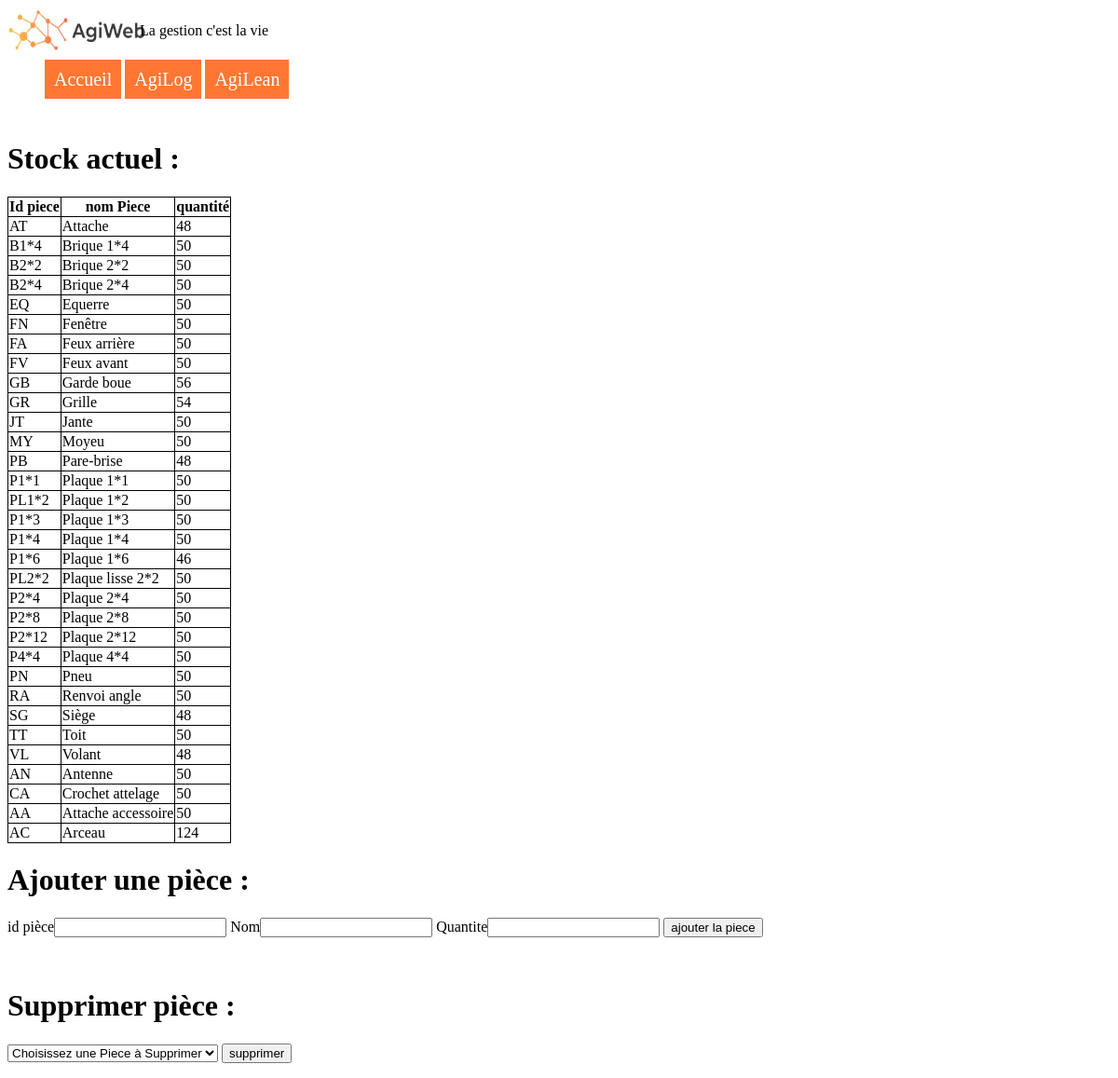
Before: /Agilog/Initialisation/Ajout_piece with the older database file.
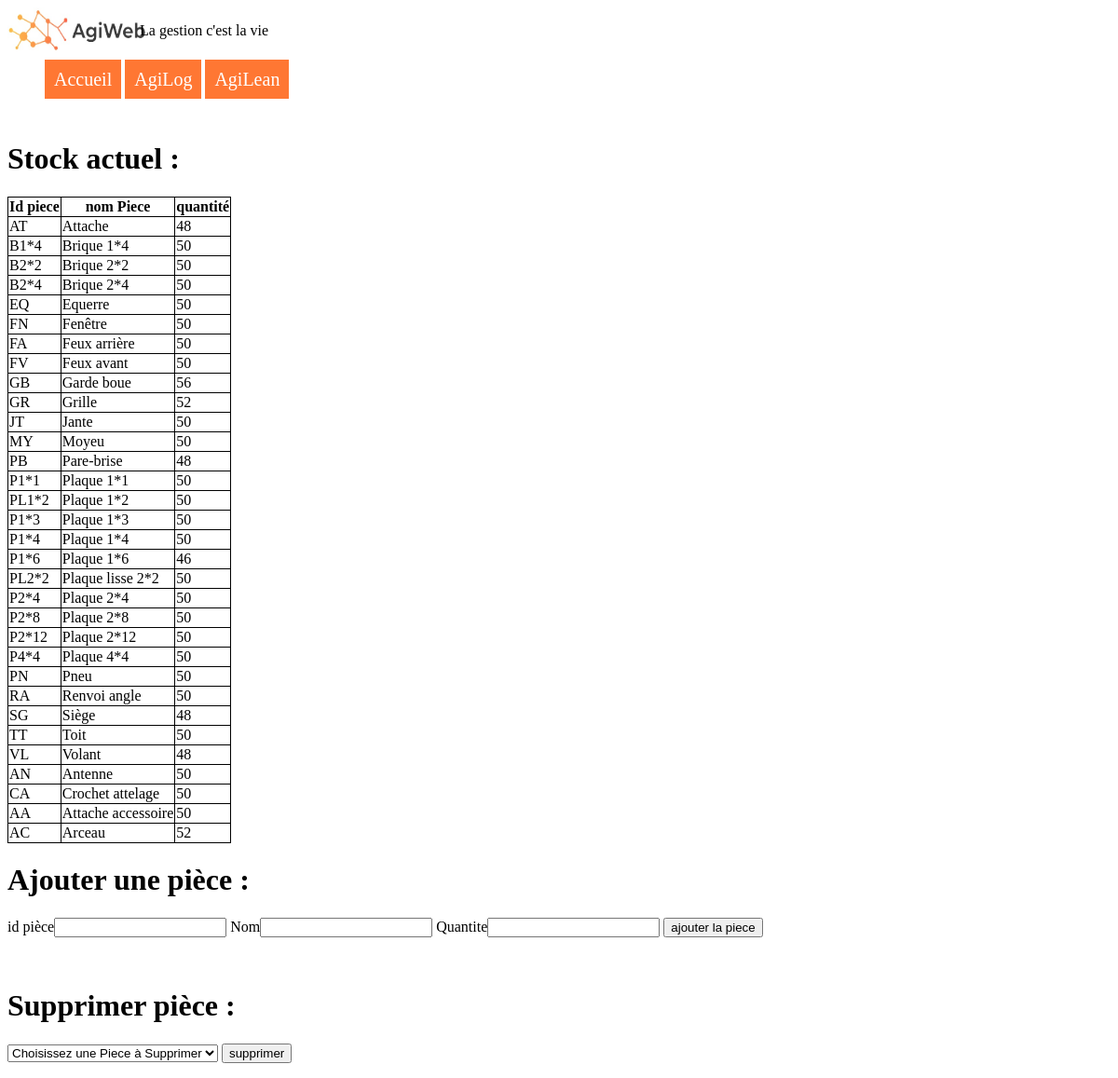
After: the same page with the newer database file.
### tables this page shows
CREATE TABLE "piece" (
	"id"	TEXT NOT NULL,
	"nom"	TEXT NOT NULL,
	"quantite"	INTEGER NOT NULL,
	"seuil_recomp"	INTEGER,
	"stock_secu"	INTEGER,
	"delai_reappro"	INTEGER,
	"a_commander"	INTEGER,
	"fournisseur"	INTEGER,
	PRIMARY KEY("id")
);

### run.py (the view, shortened to what this page needs)
@app.route('/Agilog/Initialisation/Ajout_piece', methods=['GET', 'POST'])#recupere 2 variable nom et prnom et les ajoutent a la base de données (a modifier pour mettre piece et quantite)
def ajout_piece():
    err_quant = ''
    msg=''
    con = lite.connect(cheminbdd) #attention chez toi c'est pas rangé au meme endroit
    con.row_factory = lite.Row
    cur = con.cursor()
    cur.execute("SELECT id, nom, quantite FROM piece")
    liste_id = cur.fetchall()
    if not request.method == 'POST':
        con.close()
        return render_template('ajout_piece.html',liste_id=liste_id, err_quant= "", msg="")
    return render_template('ajout_piece.html', liste_id=liste_id, err_quant= err_quant, msg=msg); # LES PROGRAMMEURS a retoucher / separer  fonctions

### Templates/ajout_piece.html (shortened to what this page needs)
<html lang="en" dir="ltr">
	{% include "head.html" %}
	<body>
	{% include "Navbar.html" %} <br/>
	<h1>Stock actuel :</h1>
	<table>
		<tr>
			<th>Id piece</th>
			<th>nom Piece</th>
			<th>quantité</th>
		</tr>
		{% for piece in liste_id %}
		<tr>
			<td>{{piece['id']}}</td>
			<td>{{piece['nom']}}</td>
			<td>{{piece['quantite']}}</td>
		</tr>
		{%endfor%}
	</table>
	<h1>Ajouter une pièce :</h1>
	<form action="{{url_for('ajout_piece')}}" method="post">
		<label for="ide">id pièce</label><input type="text" name="ide" value="">
		<label for="nom">Nom</label><input type="text" name="nome" value="">
		<label for="quantite">Quantite</label><input type="text" name="quantitee" value="">
		<input type="submit" value="ajouter la piece">
	</form> <br/>
	<h1>Supprimer pièce :</h1>
	<form action="{{url_for('supprimer_piece')}}" method="post">
			<select name='nomdele'>
				<option value='0'>Choisissez une Piece à Supprimer</option>
			</select>
			<input type="submit" value="supprimer">
	</form>
	</body>
</html>

Changed rows visible on the page:
changed piece "GR": quantite "54" → "52"
changed piece "AC": quantite "124" → "52"
